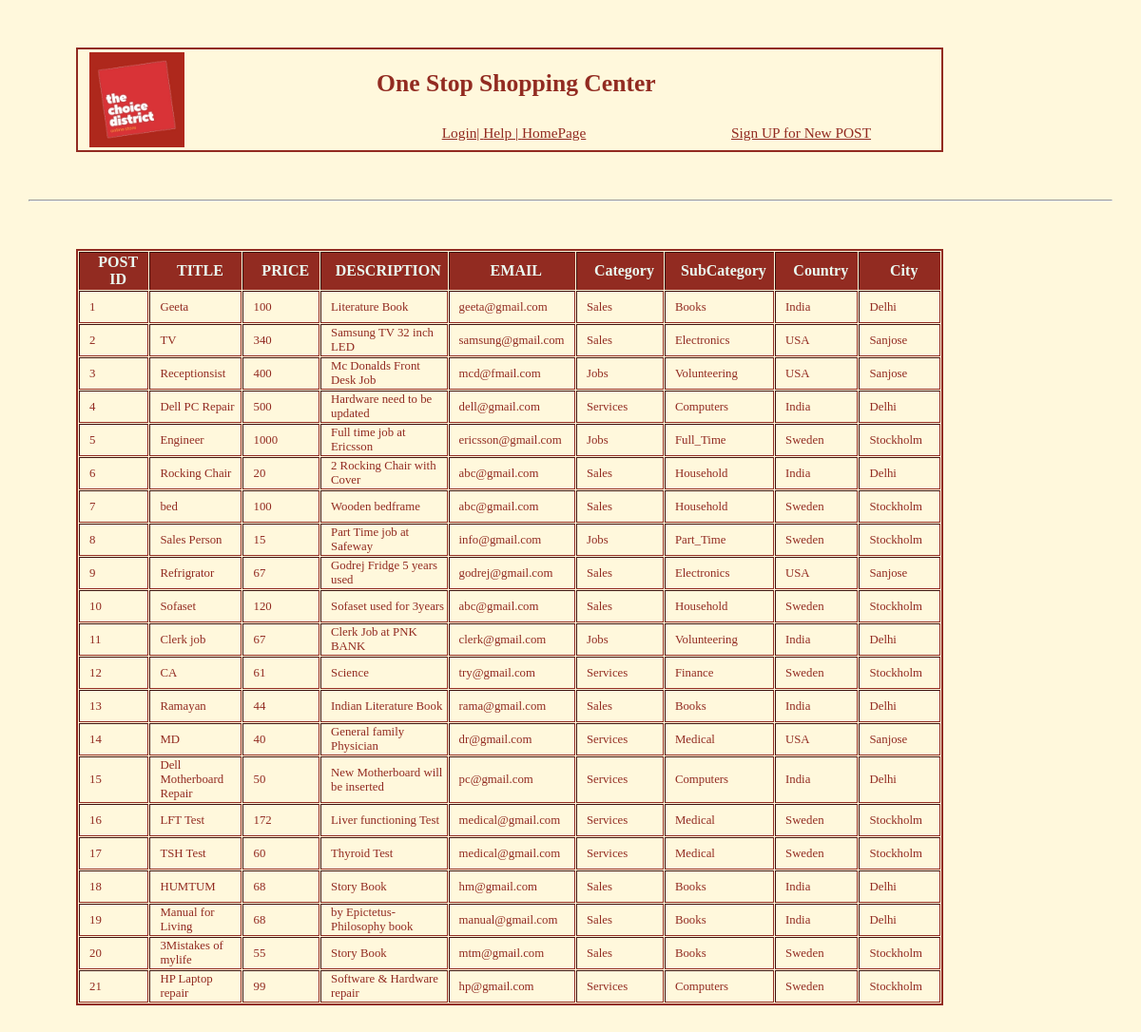
Screenshot of /allposts.php with the database file from the repository.
### tables this page shows
CREATE TABLE `Posts` (
  `Post_ID` int(20) NOT NULL,
  `Title` text NOT NULL,
  `Price` int(15) NOT NULL,
  `Description` longtext NOT NULL,
  `Email` varchar(30) NOT NULL,
  `Agreement` bit(1) NOT NULL,
  `SubCategory_ID` int(20) NOT NULL,
  `Location_ID` int(20) NOT NULL
);

CREATE TABLE `Category` (
  `Category_ID` int(20) NOT NULL,
  `CategoryName` text NOT NULL
);

CREATE TABLE `SubCategory` (
  `SubCategory_ID` int(20) NOT NULL,
  `Category_ID` int(20) NOT NULL,
  `SubCategoryName` varchar(20) NOT NULL
);

CREATE TABLE `Region` (
  `Region_ID` int(20) NOT NULL,
  `RegionName` text NOT NULL
);

CREATE TABLE `Location` (
  `Location_ID` int(20) NOT NULL,
  `Region_ID` int(20) NOT NULL,
  `LocationName` varchar(20) NOT NULL
);

### allposts.php (the view, shortened to what this page needs)
<!DOCTYPE html>
<html lang="en">
<head>
    <link rel="stylesheet" href="Homepages.css">
</head>
  <body>
      <table align="center">
        <tr>
            <td rowspan="2"><img src="image.jpg" alt="cart" height="100" width="100" align="left"></td>
            <td colspan="3" ><h1> One Stop Shopping Center</h1></td>
        </tr>
          <tr>
          <td style="text-align:center">
           <a href="login.php"> Login| </a>
           <a href="Help.html"> Help | </a>
           <a href="HomePage.php"> HomePage </a>
           <td style="text-align:center">
            <a href="userform.php">Sign UP for New POST</a>
                   </td>
        </tr>
      </table>
      <hr/>
      <table align='center' border="1" cellpadding="1" cellspacing="1">
          <thead>
			<tr>
				<th>POST ID</th>
				<th>TITLE</th>
				<th>PRICE </th>
				<th>DESCRIPTION</th>
                                <th>EMAIL</th>
                                <th>Category</th>
				<th>SubCategory</th>
                                <th>Country</th>
                                <th>City</th>
			</tr>
		</thead>
 <?php
include ('connection.php');
$mysqli=OpenCon();
$query = "SELECT Posts.Post_ID,Posts.Title, Posts.Price, Posts.Description ,Posts.Email,Category.CategoryName,SubCategory.SubCategoryName,Region.RegionName,Location.LocationName FROM Posts  "
        . "LEFT JOIN SubCategory ON Posts.SubCategory_ID=SubCategory.SubCategory_ID "
        . "LEFT JOIN Category ON SubCategory.Category_ID=Category.Category_ID "
        . "LEFT JOIN Location ON Posts.Location_ID=Location.Location_ID "
        . "LEFT JOIN Region ON Location.Region_ID=Region.Region_ID ";
$success = $mysqli->query($query);
while($row = mysqli_fetch_array($success)){
echo '<tr>
        <td>'. $row['Post_ID']     . '</td>
        <td>'. $row['Title']       . '</td>
        <td>'. $row['Price']       .' </td>
        <td>'. $row['Description'] .'</td>
        <td>'. $row['Email']       .'</td>
        <td>'. $row['CategoryName'].'</td>
        <td>'. $row['SubCategoryName'].'</td>
        <td>'. $row['RegionName'].'</td>
        <td>'. $row['LocationName'] . '</td>
        </tr>';
}
echo "</table>";
?>
</body>
</html>

### connection.php (shortened to what this page needs)
<!DOCTYPE html>
<html>
    <head>
    </head>
    <body>
    </body>
</html>

### Homepages.css (style rules this page uses)
table { width :80%; height: 50%; float:none; clear:both; position: relative; margin-top: 50px; margin-bottom: 50px; margin-left: 50px; margin-right: 50px; border:2px solid #922b21 ; }
td,th { font-size:0.8em; height:30px; width:180px; padding-left: 10px; }
th { background-color: #922b21; color: #eafaf1; text-align: center; font-size:1em; }
a { color: #922b21 ; font-size: 1.2em; }
body { background-color: cornsilk; margin-left: 30px; margin-right: 30px; color: #922b21 ; }

### rows the page displays
posts: Post_ID "1", Title "Geeta", Price "100", Description "Literature Book", Email "geeta@gmail.com", category.CategoryName "Sales", SubCategory_ID.SubCategoryName "Books", region.RegionName "India", Location_ID.LocationName "Delhi"
posts: Post_ID "2", Title "TV", Price "340", Description "Samsung TV 32 inch LED", Email "samsung@gmail.com", category.CategoryName "Sales", SubCategory_ID.SubCategoryName "Electronics", region.RegionName "USA", Location_ID.LocationName "Sanjose"
posts: Post_ID "3", Title "Receptionsist", Price "400", Description "Mc Donalds Front Desk Job", Email "mcd@fmail.com", category.CategoryName "Jobs", SubCategory_ID.SubCategoryName "Volunteering", region.RegionName "USA", Location_ID.LocationName "Sanjose"
posts: Post_ID "4", Title "Dell PC Repair", Price "500", Description "Hardware need to be updated", Email "dell@gmail.com", category.CategoryName "Services", SubCategory_ID.SubCategoryName "Computers", region.RegionName "India", Location_ID.LocationName "Delhi"
posts: Post_ID "5", Title "Engineer", Price "1000", Description "Full time job at Ericsson", Email "ericsson@gmail.com", category.CategoryName "Jobs", SubCategory_ID.SubCategoryName "Full_Time", region.RegionName "Sweden", Location_ID.LocationName "Stockholm"
posts: Post_ID "6", Title "Rocking Chair", Price "20", Description "2 Rocking Chair with Cover", Email "abc@gmail.com", category.CategoryName "Sales", SubCategory_ID.SubCategoryName "Household", region.RegionName "India", Location_ID.LocationName "Delhi"
posts: Post_ID "7", Title "bed", Price "100", Description "Wooden bedframe", Email "abc@gmail.com", category.CategoryName "Sales", SubCategory_ID.SubCategoryName "Household", region.RegionName "Sweden", Location_ID.LocationName "Stockholm"
posts: Post_ID "8", Title "Sales Person", Price "15", Description "Part Time job at Safeway", Email "info@gmail.com", category.CategoryName "Jobs", SubCategory_ID.SubCategoryName "Part_Time", region.RegionName "Sweden", Location_ID.LocationName "Stockholm"
posts: Post_ID "9", Title "Refrigrator", Price "67", Description "Godrej Fridge 5 years used", Email "godrej@gmail.com", category.CategoryName "Sales", SubCategory_ID.SubCategoryName "Electronics", region.RegionName "USA", Location_ID.LocationName "Sanjose"
posts: Post_ID "10", Title "Sofaset", Price "120", Description "Sofaset used for 3years", Email "abc@gmail.com", category.CategoryName "Sales", SubCategory_ID.SubCategoryName "Household", region.RegionName "Sweden", Location_ID.LocationName "Stockholm"
posts: Post_ID "11", Title "Clerk job", Price "67", Description "Clerk Job at PNK BANK", Email "clerk@gmail.com", category.CategoryName "Jobs", SubCategory_ID.SubCategoryName "Volunteering", region.RegionName "India", Location_ID.LocationName "Delhi"
posts: Post_ID "12", Title "CA", Price "61", Description "Science", Email "try@gmail.com", category.CategoryName "Services", SubCategory_ID.SubCategoryName "Finance", region.RegionName "Sweden", Location_ID.LocationName "Stockholm"
posts: Post_ID "13", Title "Ramayan", Price "44", Description "Indian Literature Book", Email "rama@gmail.com", category.CategoryName "Sales", SubCategory_ID.SubCategoryName "Books", region.RegionName "India", Location_ID.LocationName "Delhi"
posts: Post_ID "14", Title "MD", Price "40", Description "General family Physician", Email "dr@gmail.com", category.CategoryName "Services", SubCategory_ID.SubCategoryName "Medical", region.RegionName "USA", Location_ID.LocationName "Sanjose"
posts: Post_ID "15", Title "Dell Motherboard Repair", Price "50", Description "New Motherboard will be inserted", Email "pc@gmail.com", category.CategoryName "Services", SubCategory_ID.SubCategoryName "Computers", region.RegionName "India", Location_ID.LocationName "Delhi"
posts: Post_ID "16", Title "LFT Test", Price "172", Description "Liver functioning Test", Email "medical@gmail.com", category.CategoryName "Services", SubCategory_ID.SubCategoryName "Medical", region.RegionName "Sweden", Location_ID.LocationName "Stockholm"
posts: Post_ID "17", Title "TSH Test", Price "60", Description "Thyroid Test", Email "medical@gmail.com", category.CategoryName "Services", SubCategory_ID.SubCategoryName "Medical", region.RegionName "Sweden", Location_ID.LocationName "Stockholm"
posts: Post_ID "18", Title "HUMTUM", Price "68", Description "Story Book", Email "hm@gmail.com", category.CategoryName "Sales", SubCategory_ID.SubCategoryName "Books", region.RegionName "India", Location_ID.LocationName "Delhi"
posts: Post_ID "19", Title "Manual for Living", Price "68", Description "by Epictetus- Philosophy book", Email "manual@gmail.com", category.CategoryName "Sales", SubCategory_ID.SubCategoryName "Books", region.RegionName "India", Location_ID.LocationName "Delhi"
posts: Post_ID "20", Title "3Mistakes of mylife", Price "55", Description "Story Book", Email "mtm@gmail.com", category.CategoryName "Sales", SubCategory_ID.SubCategoryName "Books", region.RegionName "Sweden", Location_ID.LocationName "Stockholm"
posts: Post_ID "21", Title "HP Laptop repair", Price "99", Description "Software & Hardware repair", Email "hp@gmail.com", category.CategoryName "Services", SubCategory_ID.SubCategoryName "Computers", region.RegionName "Sweden", Location_ID.LocationName "Stockholm"
